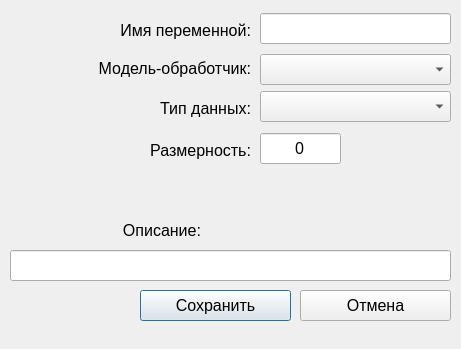
<?xml version="1.0" encoding="UTF-8"?>
<ui version="4.0">
 <class>addvariable</class>
 <widget class="QDialog" name="addvariable">
  <property name="geometry">
   <rect>
    <x>0</x>
    <y>0</y>
    <width>461</width>
    <height>349</height>
   </rect>
  </property>
  <property name="windowTitle">
   <string>Dialog</string>
  </property>
  <widget class="QLineEdit" name="eName">
   <property name="geometry">
    <rect>
     <x>260</x>
     <y>13</y>
     <width>191</width>
     <height>31</height>
    </rect>
   </property>
   <property name="font">
    <font>
     <pointsize>12</pointsize>
    </font>
   </property>
  </widget>
  <widget class="QPushButton" name="bAdd">
   <property name="geometry">
    <rect>
     <x>140</x>
     <y>290</y>
     <width>151</width>
     <height>31</height>
    </rect>
   </property>
   <property name="font">
    <font>
     <pointsize>12</pointsize>
    </font>
   </property>
   <property name="text">
    <string>Сохранить</string>
   </property>
  </widget>
  <widget class="QLabel" name="label">
   <property name="geometry">
    <rect>
     <x>60</x>
     <y>20</y>
     <width>191</width>
     <height>20</height>
    </rect>
   </property>
   <property name="font">
    <font>
     <pointsize>12</pointsize>
    </font>
   </property>
   <property name="text">
    <string>Имя переменной:</string>
   </property>
   <property name="alignment">
    <set>Qt::AlignRight|Qt::AlignTrailing|Qt::AlignVCenter</set>
   </property>
  </widget>
  <widget class="QLabel" name="label_3">
   <property name="geometry">
    <rect>
     <x>60</x>
     <y>98</y>
     <width>191</width>
     <height>20</height>
    </rect>
   </property>
   <property name="font">
    <font>
     <pointsize>12</pointsize>
    </font>
   </property>
   <property name="text">
    <string>Тип данных:</string>
   </property>
   <property name="alignment">
    <set>Qt::AlignRight|Qt::AlignTrailing|Qt::AlignVCenter</set>
   </property>
  </widget>
  <widget class="QLabel" name="label_5">
   <property name="geometry">
    <rect>
     <x>60</x>
     <y>58</y>
     <width>191</width>
     <height>20</height>
    </rect>
   </property>
   <property name="font">
    <font>
     <pointsize>12</pointsize>
    </font>
   </property>
   <property name="text">
    <string>Модель-обработчик:</string>
   </property>
   <property name="alignment">
    <set>Qt::AlignRight|Qt::AlignTrailing|Qt::AlignVCenter</set>
   </property>
  </widget>
  <widget class="QLineEdit" name="eDescription">
   <property name="geometry">
    <rect>
     <x>10</x>
     <y>250</y>
     <width>441</width>
     <height>31</height>
    </rect>
   </property>
   <property name="font">
    <font>
     <pointsize>10</pointsize>
    </font>
   </property>
  </widget>
  <widget class="QPushButton" name="bCancel">
   <property name="geometry">
    <rect>
     <x>300</x>
     <y>290</y>
     <width>151</width>
     <height>31</height>
    </rect>
   </property>
   <property name="font">
    <font>
     <pointsize>12</pointsize>
    </font>
   </property>
   <property name="text">
    <string>Отмена</string>
   </property>
  </widget>
  <widget class="QComboBox" name="cbType">
   <property name="geometry">
    <rect>
     <x>260</x>
     <y>91</y>
     <width>191</width>
     <height>31</height>
    </rect>
   </property>
   <property name="font">
    <font>
     <pointsize>12</pointsize>
    </font>
   </property>
  </widget>
  <widget class="QLabel" name="label_2">
   <property name="geometry">
    <rect>
     <x>10</x>
     <y>220</y>
     <width>191</width>
     <height>20</height>
    </rect>
   </property>
   <property name="font">
    <font>
     <pointsize>12</pointsize>
    </font>
   </property>
   <property name="text">
    <string>Описание:</string>
   </property>
   <property name="alignment">
    <set>Qt::AlignRight|Qt::AlignTrailing|Qt::AlignVCenter</set>
   </property>
  </widget>
  <widget class="QLineEdit" name="eSize">
   <property name="geometry">
    <rect>
     <x>260</x>
     <y>133</y>
     <width>81</width>
     <height>31</height>
    </rect>
   </property>
   <property name="font">
    <font>
     <pointsize>12</pointsize>
    </font>
   </property>
   <property name="text">
    <string>0</string>
   </property>
   <property name="alignment">
    <set>Qt::AlignCenter</set>
   </property>
  </widget>
  <widget class="QLabel" name="label_6">
   <property name="geometry">
    <rect>
     <x>60</x>
     <y>140</y>
     <width>191</width>
     <height>20</height>
    </rect>
   </property>
   <property name="font">
    <font>
     <pointsize>12</pointsize>
    </font>
   </property>
   <property name="text">
    <string>Размерность:</string>
   </property>
   <property name="alignment">
    <set>Qt::AlignRight|Qt::AlignTrailing|Qt::AlignVCenter</set>
   </property>
  </widget>
  <widget class="QComboBox" name="cbModel">
   <property name="geometry">
    <rect>
     <x>260</x>
     <y>54</y>
     <width>191</width>
     <height>31</height>
    </rect>
   </property>
   <property name="font">
    <font>
     <pointsize>12</pointsize>
    </font>
   </property>
  </widget>
 </widget>
 <tabstops>
  <tabstop>eName</tabstop>
  <tabstop>cbModel</tabstop>
  <tabstop>cbType</tabstop>
  <tabstop>eSize</tabstop>
  <tabstop>eDescription</tabstop>
  <tabstop>bAdd</tabstop>
  <tabstop>bCancel</tabstop>
 </tabstops>
 <resources/>
 <connections/>
</ui>
